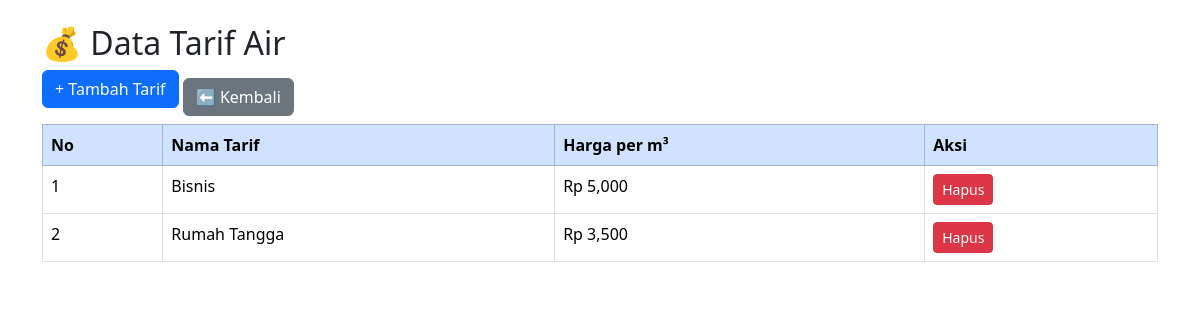
Page /Tarif.php on the committed database.
### tables this page shows
CREATE TABLE `tarif` (
  `id` int(11) NOT NULL,
  `nama_tarif` varchar(50) DEFAULT NULL,
  `harga_per_m3` decimal(10,2) DEFAULT NULL
);

### Tarif.php (the view, shortened to what this page needs)
<?php
include "koneksi.php";
$data = mysqli_query($conn,"
SELECT *
FROM tarif
ORDER BY id DESC
");
?>
<!DOCTYPE html>
<html>
<head>
<link href="https://cdn.jsdelivr.net/npm/bootstrap@5.3.3/dist/css/bootstrap.min.css" rel="stylesheet">
</head>
<body>
<div class="container mt-4">
<h2>💰 Data Tarif Air</h2>
<button
class="btn btn-primary mb-3"
data-bs-toggle="modal"
data-bs-target="#modalTambah">
+ Tambah Tarif
</button>
<table class="table table-bordered">
<thead class="table-primary">
<tr>
<th>No</th>
<th>Nama Tarif</th>
<th>Harga per m³</th>
<th>Aksi</th>
</tr>
<a href="dashboard.php"
class="btn btn-secondary">
⬅ Kembali
</a>
</thead>
<tbody>
<?php
$no=1;
while($d=mysqli_fetch_assoc($data))
{
?>
<tr>
<td><?= $no++ ?></td>
<td><?= $d['nama_tarif'] ?></td>
<td>
Rp <?= number_format($d['harga_per_m3']) ?>
</td>
<td>
<a
href="tarif.php?hapus=<?= $d['id']; ?>"
class="btn btn-danger btn-sm"
onclick="return confirm('Hapus data?')">
Hapus
</a>
</td>
</tr>
<?php } ?>
</tbody>
</table>
</div>
</body>
</html>

### rows in the picture
tarif: nama_tarif "Bisnis", harga_per_m3 "5,000"
tarif: nama_tarif "Rumah Tangga", harga_per_m3 "3,500"
